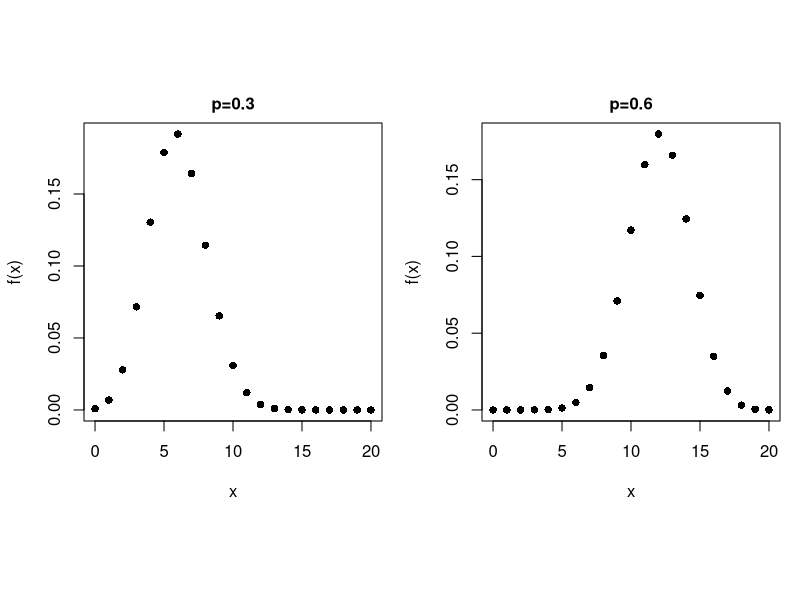
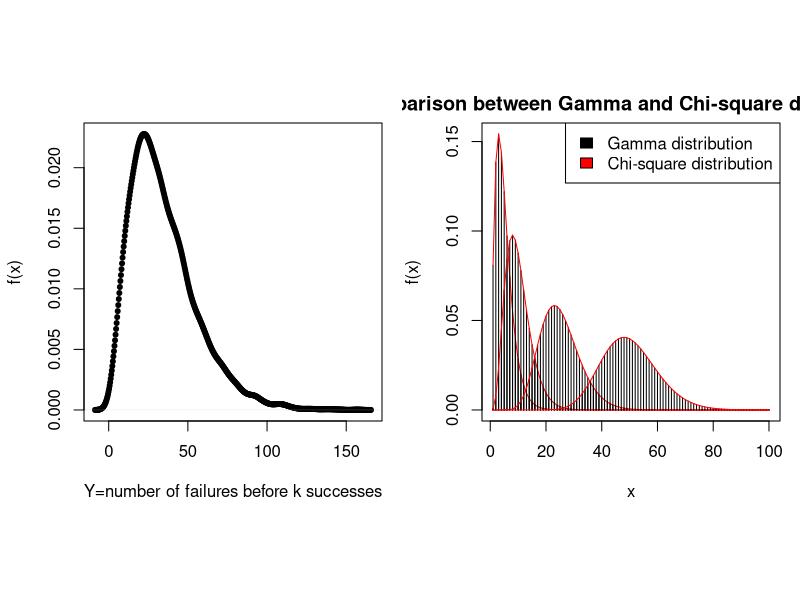
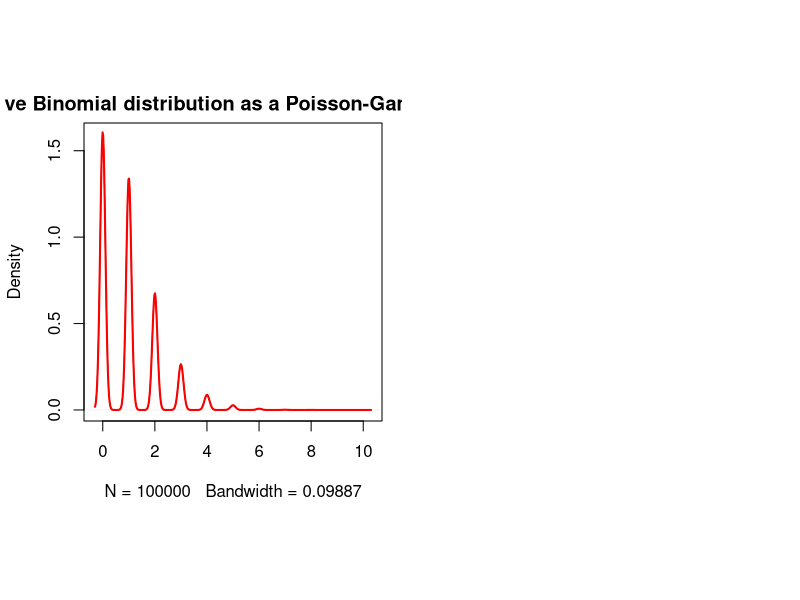
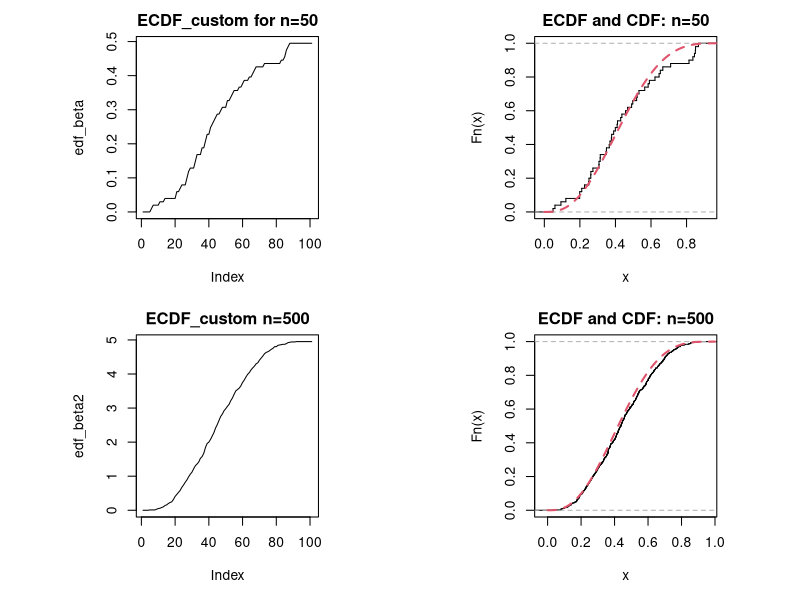
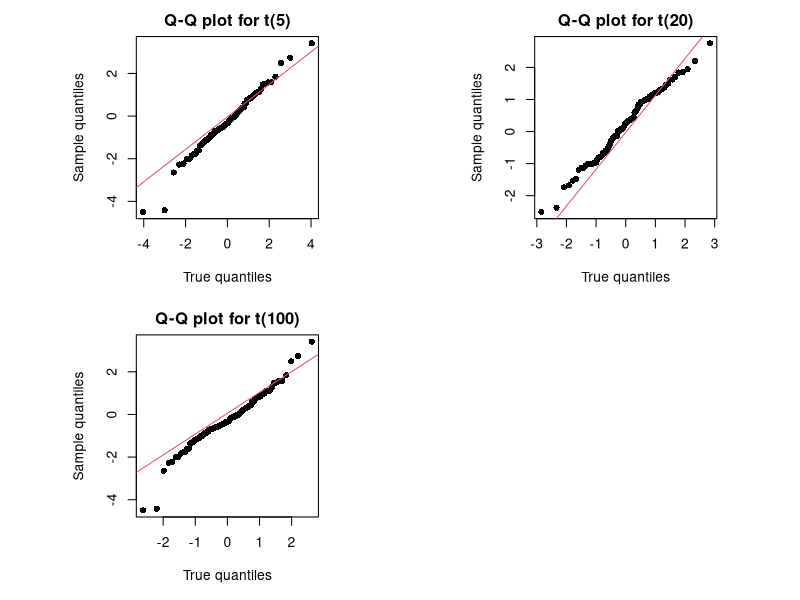
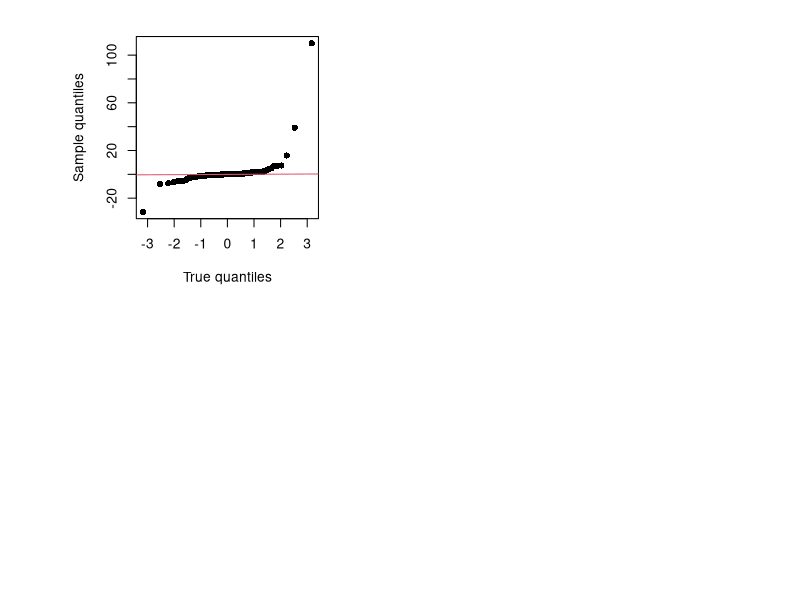
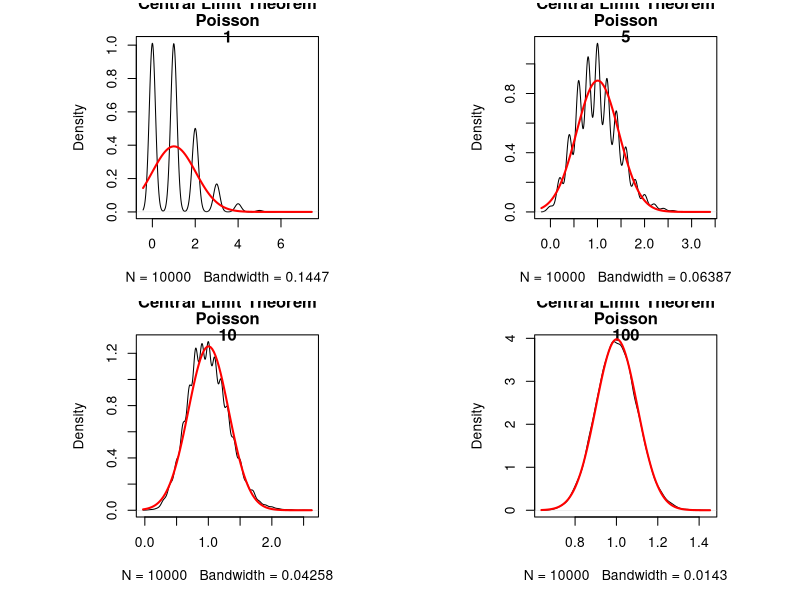
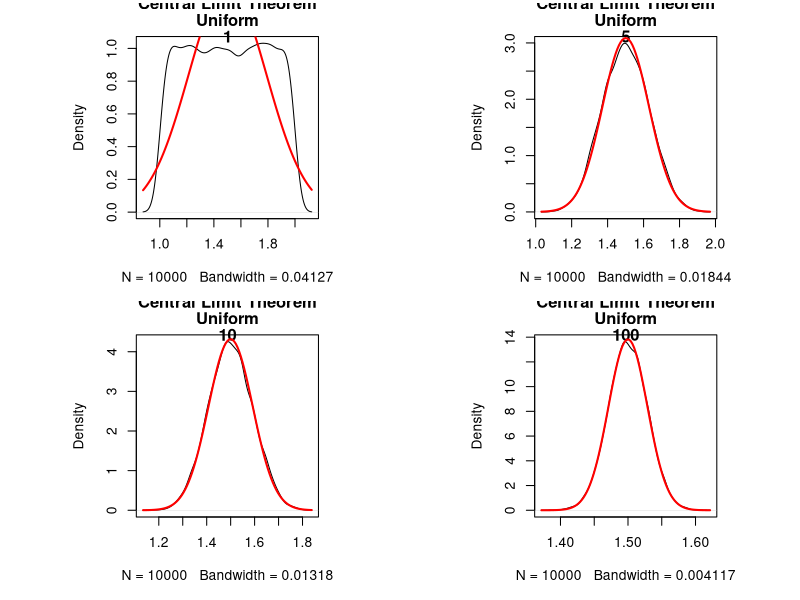

Reproduce these figures in R, in order.
## ---- chunk 1
knitr::opts_chunk$set(echo = TRUE)
## ---- chunk 2
binomial <- function(x,n,p){
    
    return(choose(n,x) * (p^x) * (1-p)^(n-x))
}
all.equal(binomial(2,5,0.2), dbinom(2,5,0.2)) # Test with some prespecified values.
## ---- chunk 3
#graphical setting for margins and type of points
par(mfrow=c(1,2),mar=c(5,4,2,1), oma=c(0,0.2,0.2,0), pty="s", pch = 16)
#plot the binomial distributions with different input
plot(0:20, binomial(0:20, 20, 0.3), 
     xlab = "x", ylab = "f(x)", cex.lab=1, main="p=0.3", cex.main=1)
plot(0:20, binomial(0:20, 20, 0.6), xlab ="x", ylab = "f(x)",
      cex.lab=1, main= "p=0.6", cex.main=1)
## ---- chunk 4
set.seed(2019)

# Matrix with geometric distributions:
n <- 10000
prob <- 0.08

Xmatrix = matrix(nrow=n, ncol=3)

# Each column corresponds to X1, X2 and X3:
for (i in 1:3)
{
  Xmatrix[,i]=c(rgeom(n,prob))
}

# Y=X1+X2+X3:
Y=c(rowSums(Xmatrix))

# Graph:
plot(density(Y), type = "p", col = "black", lwd = 1, pch=20, 
xlab="Y=number of failures before k successes", ylab="f(x)", main="")
## ---- chunk 5
shapes <- c(5, 10, 25, 50)
plot(1:100, dgamma(1:100, shapes[1]/2, 1/2), type="h", col='black', xlab="x", ylab="f(x)", main="Comparison between Gamma and Chi-square distributions")
lines(1:100, dchisq(1:100, shapes[1]), col='red')
lines(1:100, dgamma(1:100, shapes[2]/2, 1/2), type="h", col='black')
lines(1:100, dchisq(1:100, shapes[2]), col='red')
lines(1:100, dgamma(1:100, shapes[3]/2, 1/2), type="h", col='black')
lines(1:100, dchisq(1:100, shapes[3]), col='red')
lines(1:100, dgamma(1:100, shapes[4]/2, 1/2), type="h", col='black')
lines(1:100, dchisq(1:100, shapes[4]), col='red')
legend("topright", legend=c("Gamma distribution", "Chi-square distribution"), fill=c("black", "red"))
## ---- chunk 6
print(paste("The 5% quantile for Gamma(3,3) is found at ", qgamma(0.05,3,3)))
print(paste("The 95% quantile for Gamma(3,3) is found at ", qgamma(0.95,3,3)))
## ---- chunk 7
sample <- rbeta(1000, 5, 2) 

mean <- mean(sample) # Sample mean.
sprintf("Sample mean: %s", mean)

variance <- var(sample) # Sample variance.
sprintf("Sample variance: %s", variance)
## ---- chunk 8

set.seed(2019)

# Mixture of Poisson and Gamma distributions:
mixture <- function(df, n)
{  
  Lambda = rgamma(n, df, df)
  X = rpois(n, Lambda)
  return(X)  
}

df <- 5
n <- 100000

# Plot of the mixture distribution - PoissonGamma - in black:
PoissonGamma <- mixture(df,n)
plot( density(PoissonGamma), col="black", lwd=1, 
main="Negative Binomial distribution as a Poisson-Gamma mixture")

# Negative Binomial distribution superposition - in red:
Nbinom <- c(rnbinom(n, size=df, prob=df/(df+1)))
lines( density(Nbinom), col="red", lwd=2 )

# Comparison between the mean and variance:

# Mean PoissonGamma:
mean(PoissonGamma)
# Mean Negative Binomial:
mean(Nbinom)

# Variance PoissonGamma:
var(PoissonGamma)
# Variance Negative Binomial:
var(Nbinom)

## ---- chunk 9
ecdf_custom <- function(t,X)
{
  X <- sort(X)
  out <- numeric(length(X))
  for(i in 1:length(X)) {
    indicator <- as.numeric(t<=X[i])
    out[i] <- sum(indicator)/length(X)
  }
  out
}

set.seed(2)
par(mfrow=c(2,2))
n<-50
y<-rbeta(n, 3,4)
edf_beta<-ecdf_custom(y, seq(from=0, to=1, by=0.01))
tt<-seq(from=0, to=1, by=0.01)
plot(edf_beta, main="ECDF_custom for n=50", type='l')
edf_beta<-ecdf(y)
plot(edf_beta, verticals=TRUE, do.p=FALSE, main="ECDF and CDF: n=50")
lines(tt, pbeta(tt,3,4), col=2, lty=2, lwd=2)
n2<-500
y2<-rbeta(n2, 3,4)
edf_beta2<-ecdf_custom(y2, seq(from=0, to=1, by=0.01))
plot(edf_beta2, main="ECDF_custom n=500", type='l')
edf_beta2<-ecdf(y2)
plot(edf_beta2, verticals=TRUE, do.p=FALSE, main="ECDF and CDF: n=500")
lines(tt, pbeta(tt,3,4), col=2, lty=2, lwd=2)
## ---- chunk 10
sample1 <- rt(100, 5)
sample2 <- rt(100, 20)
sample3 <- rt(100, 100)

par(mfrow = c(2,2))

# Plotting sample 1 (degrees of freedom = 5)
qqplot(qt(ppoints(100), 5), sample1,
      xlab = "True quantiles", ylab = "Sample quantiles",
      main = "Q-Q plot for t(5)")
qqline(sample1, distribution = function(p) qnorm(p, mean(sample1), sd(sample1)), col = 2)
       
# Plotting sample 2 (degrees of freedom = 20)
qqplot(qt(ppoints(100), 20), sample2,
      xlab = "True quantiles", ylab = "Sample quantiles",
      main = "Q-Q plot for t(20)")
qqline(sample2, distribution = function(p) qnorm(p, mean(sample2), sd(sample2)), col = 2)
       
# Plotting sample 3 (degrees of freedom = 100)
qqplot(qt(ppoints(100), 100), sample1,
      xlab = "True quantiles", ylab = "Sample quantiles",
      main = "Q-Q plot for t(100)")
qqline(sample3, distribution = function(p) qnorm(p, mean(sample3), sd(sample3)), col = 2)
## ---- chunk 11
# Cauchy
par(mfrow = c(2,2))
n = 100
sample <- rcauchy(n, 0, 1)
qqplot(qt(ppoints(n), 10), sample,
      xlab = "True quantiles", ylab = "Sample quantiles")
qqline(sample, distribution = function(p) qnorm(p, mean(sample), sd(sample)), col = 2)
## ---- chunk 12
clt_function <- function(n, src.dist = NULL, param1 = NULL, param2 = NULL)
  {
  
  r <- 10000  # Number of samples
  
  # matrix r x n. Each row is considered one sample:
  samples <- switch( src.dist,
                     "ChiSqrt"     = matrix( rchisq( n*r,param1 ),r ),
                     "Exponential" = matrix( rexp( n*r,param1 ),r ),
                     "Gamma"       = matrix( rgamma( n*r,param1,param2 ),r ),
                     "Normal"      = matrix( rnorm( n*r,param1,param2 ),r ),
                     "Poisson"     = matrix( rpois( n*r,param1 ),r ), 
                     "Uniform"     = matrix( runif( n*r,param1,param2 ),r )	
                    )
  
  means_of_samples <- apply( samples, 1, mean )
  
  # Distribution:
  plot( density( means_of_samples ), col = "black", lwd = 1, 
        main = c( "Central Limit Theorem", src.dist, n ))
  
  # Gaussian:
  sigma <- sd  ( means_of_samples )
  mu    <- mean( means_of_samples )
  curve( dnorm(x, mu, sigma), add = TRUE, col="red", lwd=2 ) 
  
}

# Example 1 parameter - Poisson distribution
par(mfrow=c(2,2))
for (i in c(1,5,10,100))
{
   clt_function(i,src.dist="Poisson",param1=1)
}

# Example 2 parameters - Uniform distribution
for (i in c(1,5,10,100))
{
    clt_function(i,src.dist="Uniform",param1=1, param2=2)
}
